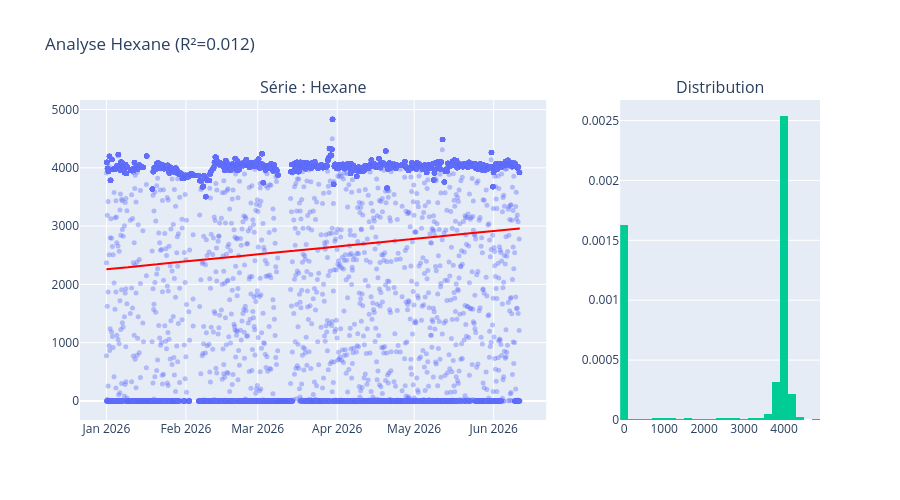

The code cell stored with this chart in its notebook:
### Code cell
processor.plot_simple_tag('Hexane')

### Figure 1 — Plotly figure (JSON) as saved in the notebook; plotly's stock layout.template omitted (floating-point values rounded to 4 significant figures; data arrays with more than 128 entries replaced by an {"elided": "..."} marker saying what was removed)
{"data": [{"marker": {"opacity": 0.4, "size": 5}, "mode": "markers", "name": "Données", "type": "scatter", "x": {"elided": "23154 str values"}, "xaxis": "x", "y": {"elided": "23154 float values"}, "yaxis": "y"}, {"line": {"color": "red"}, "name": "Tendance", "type": "scatter", "x": {"elided": "23154 str values"}, "xaxis": "x", "y": {"elided": "23154 float values"}, "yaxis": "y"}, {"histnorm": "probability density", "nbinsx": 30, "type": "histogram", "x": {"elided": "23154 float values"}, "xaxis": "x2", "yaxis": "y2"}], "layout": {"annotations": [{"font": {"size": 16}, "showarrow": false, "text": "Série : Hexane", "x": 0.315, "xanchor": "center", "xref": "paper", "y": 1, "yanchor": "bottom", "yref": "paper"}, {"font": {"size": 16}, "showarrow": false, "text": "Distribution", "x": 0.865, "xanchor": "center", "xref": "paper", "y": 1, "yanchor": "bottom", "yref": "paper"}], "height": 500, "showlegend": false, "title": {"text": "Analyse Hexane (R²=0.012)"}, "xaxis": {"anchor": "y", "domain": [0, 0.63]}, "xaxis2": {"anchor": "y2", "domain": [0.73, 1]}, "yaxis": {"anchor": "x", "domain": [0, 1]}, "yaxis2": {"anchor": "x2", "domain": [0, 1]}}}
